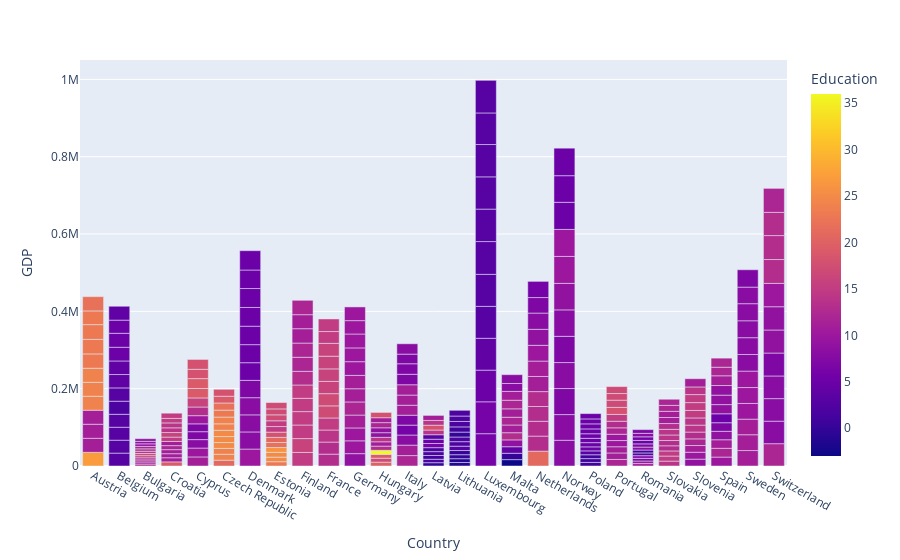

The notebook cell saved with this chart:
### Code cell
country_year_bar("Education")

### Figure 1 — Plotly figure (JSON) as saved in the notebook; plotly's stock layout.template omitted (floating-point values rounded to 4 significant figures; data arrays with more than 128 entries replaced by an {"elided": "..."} marker saying what was removed)
{"data": [{"alignmentgroup": "True", "hovertemplate": "Country=%{x}<br>GDP=%{y}<br>Education=%{marker.color}<extra></extra>", "legendgroup": "", "marker": {"color": {"elided": "324 int values"}, "coloraxis": "coloraxis", "pattern": {"shape": ""}}, "name": "", "offsetgroup": "", "orientation": "v", "showlegend": false, "textposition": "auto", "type": "bar", "x": {"elided": "324 str values"}, "xaxis": "x", "y": {"elided": "324 int values"}, "yaxis": "y"}], "layout": {"barmode": "relative", "coloraxis": {"colorbar": {"title": {"text": "Education"}}, "colorscale": [[0, "#0d0887"], [0.1111, "#46039f"], [0.2222, "#7201a8"], [0.3333, "#9c179e"], [0.4444, "#bd3786"], [0.5556, "#d8576b"], [0.6667, "#ed7953"], [0.7778, "#fb9f3a"], [0.8889, "#fdca26"], [1, "#f0f921"]]}, "legend": {"tracegroupgap": 0}, "margin": {"t": 60}, "xaxis": {"anchor": "y", "domain": [0, 1], "title": {"text": "Country"}}, "yaxis": {"anchor": "x", "domain": [0, 1], "title": {"text": "GDP"}}}}
